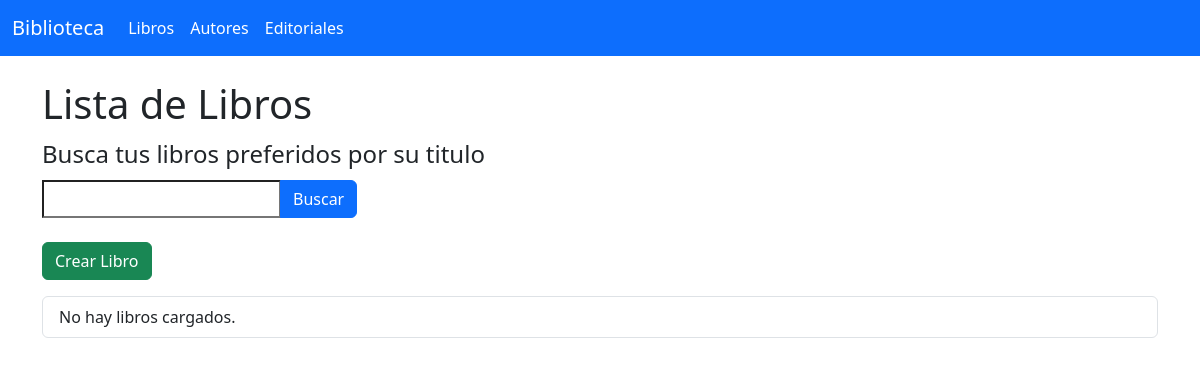
Before: /appcoder/libros/ with the older database file.
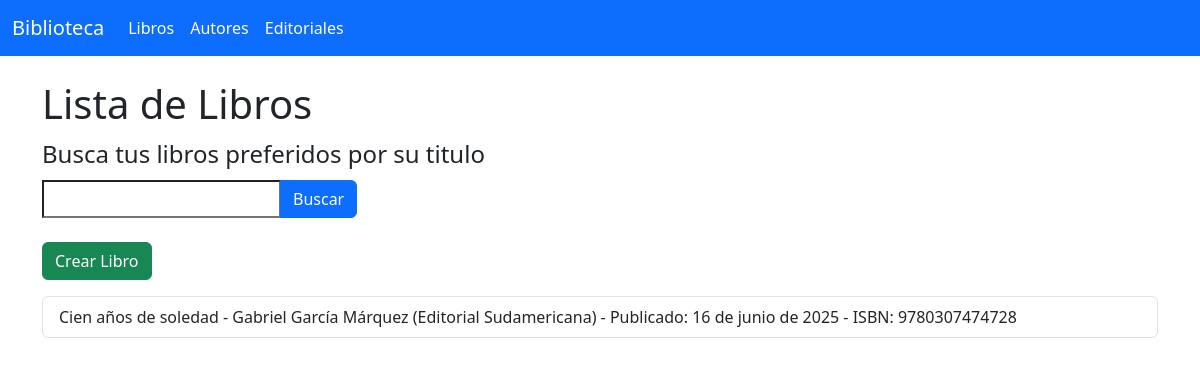
After: the same page with the newer database file.
### AppCoder/models.py (models this page shows, shortened)
class Libro(models.Model):
    titulo = models.CharField(max_length=200)
    autor = models.ForeignKey(Autor, on_delete=models.CASCADE)
    editorial = models.ForeignKey(Editorial, on_delete=models.CASCADE)
    fecha_publicacion = models.DateField()
    isbn = models.CharField(max_length=13)

class Autor(models.Model):
    nombre = models.CharField(max_length=100)
    nacionalidad = models.CharField(max_length=50)
    fecha_nacimiento = models.DateField()

class Editorial(models.Model):
    nombre = models.CharField(max_length=100)
    pais = models.CharField(max_length=50)
    fundacion = models.DateField()

### AppCoder/views.py (the view)
# urls.py: path('libros/', lista_libros, name='lista_libros'),
def lista_libros(request):
    form = LibroSearchForm(request.GET or None)
    libros = Libro.objects.all()
    if form.is_valid() and form.cleaned_data.get('titulo'):
        libros = libros.filter(titulo__icontains=form.cleaned_data['titulo'])
    return render(request, 'AppCoder/libros/lista_libros.html', {'libros': libros, 'form': form})

### AppCoder/forms.py
class LibroSearchForm(forms.Form):
    titulo = forms.CharField(max_length=200, required=False, label="Buscar por Título")

### templates/AppCoder/libros/lista_libros.html (shortened to what this page needs)
    {% extends "base.html" %}
    {% block content %}
    <h1>Lista de Libros</h1>
    <form method="get" class="mb-4">
      <legend>Busca tus libros preferidos por su titulo</legend>
      <div class="input-group">
        {{ form.titulo }}
        <button type="submit" class="btn btn-primary">Buscar</button>
      </div>
    </form>
    <a href="{% url 'crear_libro' %}" class="btn btn-success mb-3">Crear Libro</a>
    <ul class="list-group">
      {% for libro in libros %}
        <li class="list-group-item">
          {{ libro.titulo }} - {{ libro.autor.nombre }} ({{ libro.editorial.nombre }}) - Publicado: {{ libro.fecha_publicacion }} - ISBN: {{ libro.isbn }}
        </li>
      {% empty %}
        <li class="list-group-item">No hay libros cargados.</li>
      {% endfor %}
    </ul>
    {% endblock %}

Changed rows visible on the page:
added Libro: titulo "Cien años de soledad", autor.nombre "Gabriel García Márquez", editorial.nombre "Editorial Sudamericana", fecha_publicacion "16 de junio de 2025", isbn "9780307474728"
Other visible differences:
text no longer shown: "No hay libros cargados."
